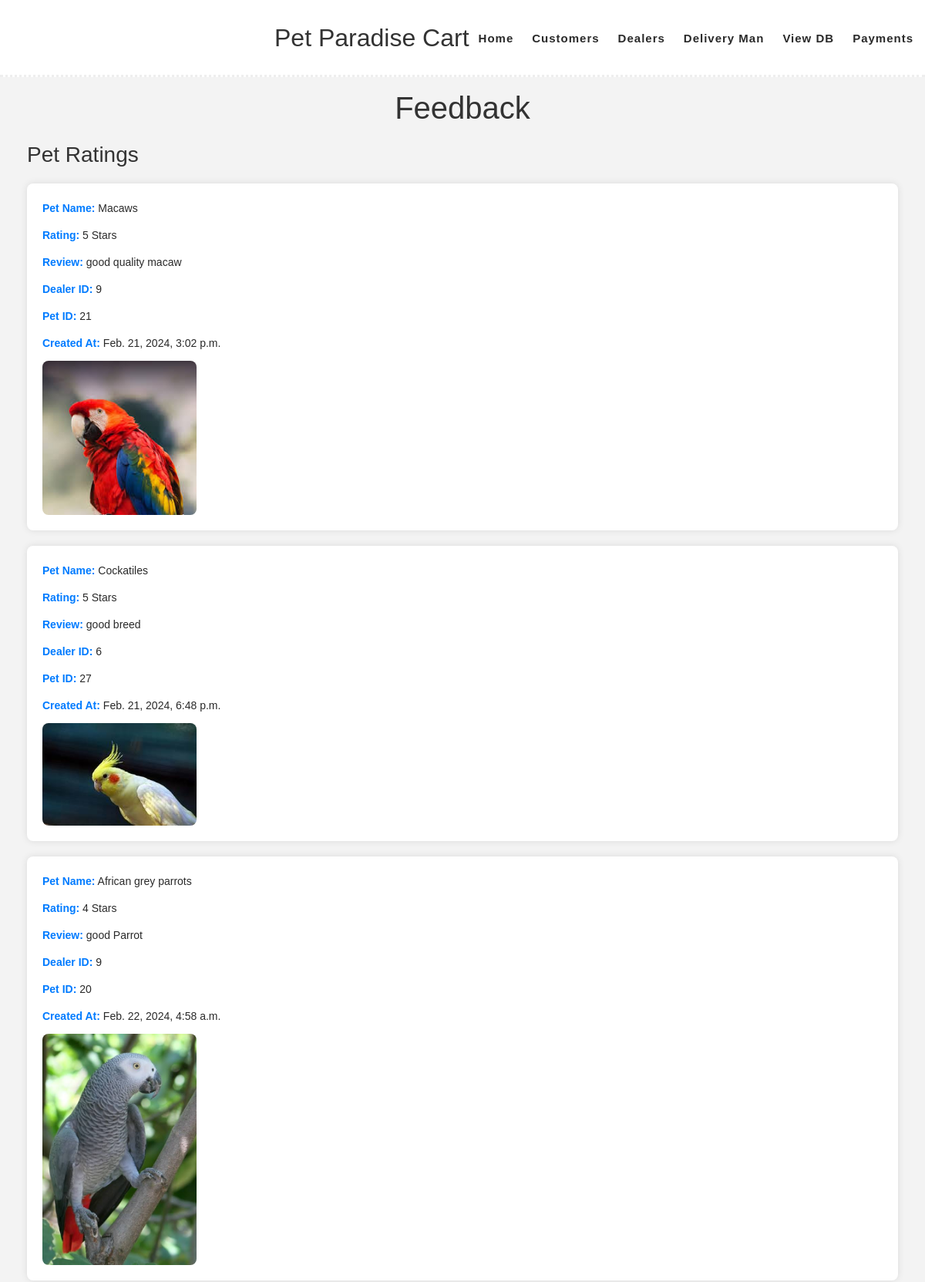
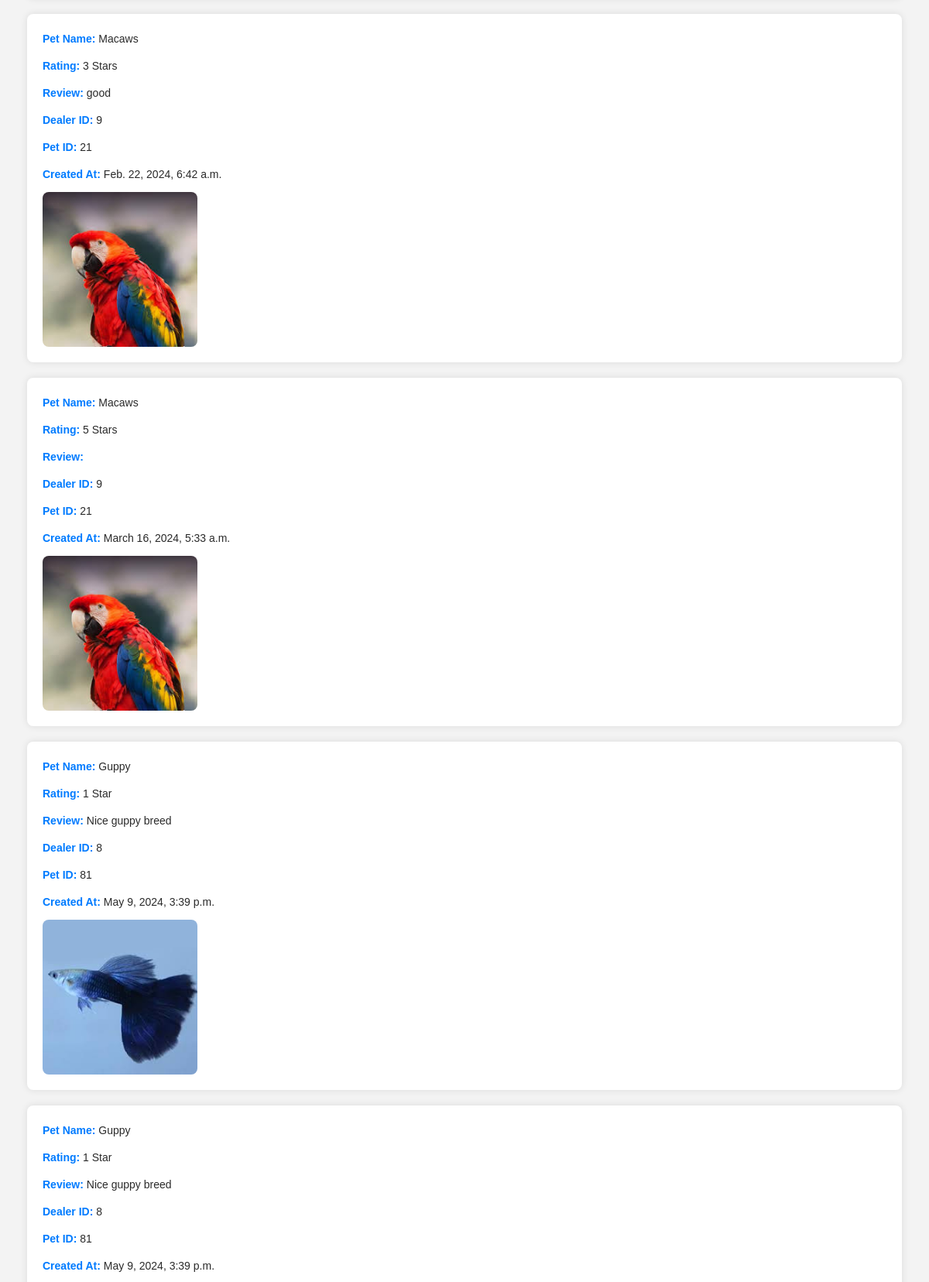
Page /Dealer_feedback/ (upper part) on the committed database (2 pictures, top to bottom).
### aapmapp/models.py (models this page shows, shortened)
class Review(models.Model):
    RATING_CHOICES = [
        (1, '1 Star'),
        (2, '2 Stars'),
        (3, '3 Stars'),
        (4, '4 Stars'),
        (5, '5 Stars'),
    ]
    dealer = models.ForeignKey(dealer, on_delete=models.CASCADE, related_name='reviews')
    pet = models.ForeignKey(Pet, on_delete=models.CASCADE, related_name='reviews')
    rating = models.IntegerField(choices=RATING_CHOICES,null=True)
    review_text = models.TextField(null=True)
    created_at = models.DateTimeField(auto_now_add=True)

class Pet(models.Model):
    dealer = models.ForeignKey(dealer, on_delete=models.CASCADE)  # Add this line to create the foreign key relationship
    CATEGORY_CHOICES = [
        ('dog', 'Dogs'),
        ('cat', 'Cats'),
        ('fish', 'Fish'),
        ('bird', 'Birds'),
    ]
    category = models.CharField(max_length=4, choices=CATEGORY_CHOICES)
    pet_breed = models.CharField(max_length=100, null=True)
    pet_age = models.CharField(max_length=10 ,null=True)
    pet_description = models.TextField(max_length=30, null=True)
    price = models.DecimalField(max_digits=10, decimal_places=2)
    quantity = models.PositiveIntegerField()
    location = models.CharField(max_length=100)
    image = models.ImageField(upload_to='pet_images/')

class dealer(AbstractUser):
    email = models.EmailField(unique=True)
    fullname = models.TextField(max_length=100, default="")
    role = models.TextField(max_length=100, default="")

### aapmapp/views.py (the view)
# urls.py: path('Dealer_feedback/', views.Dealer_feedback, name='Dealer_feedback'),
def Dealer_feedback(request):
    pet_reviews = Review.objects.all()
    aquarium_reviews = Review_Aquarium.objects.all()
    return render(request, 'Dealer_feedback.html', {'pet_reviews': pet_reviews, 'aquarium_reviews': aquarium_reviews})

### aapmapp/templates/Dealer_feedback.html (shortened to what this page needs)
{% load static %}
<!DOCTYPE html>
<html lang="en">
<head>
    <link rel="stylesheet" type="text/css" href="{% static 'aapmapp/css/bootstrap.min.css' %}">
    <link rel="stylesheet" type="text/css" href="{% static 'aapmapp/css/font-awesome.css' %}">
    <link rel="stylesheet" type="text/css" href="{% static 'aapmapp/css/project.css' %}">
    <link rel="stylesheet" type="text/css" href="{% static 'aapmapp/css/owl-carousel.css' %}">
    <link rel="stylesheet" type="text/css" href="{% static 'aapmapp/css/lightbox.css' %}">
</head>
<body>
<header class="header-area header-sticky">
    <div class="container">
        <div class="row">
            <div class="col-12">
                <nav class="main-nav">
                    <ul class="nav">
                        <h2>Pet Paradise Cart</h2><br><br><br>
                        <li class="scroll-to-section"><a href="{% url 'admin_dashboard' %}">home</a></li>
                        <li class="scroll-to-section"><a href="{% url 'customers' %}">Customers</a></li>
                        <li class="scroll-to-section"><a href="{% url 'dealers' %}">Dealers</a></li>
                        <li class="scroll-to-section"><a href="{% url 'deliveryman_list' %}">Delivery Man</a></li>
                        <li class="scroll-to-section"><a href="{% url 'adminviewitem' %}">View DB</a></li>
                        <li class="scroll-to-section"><a href="{% url 'payment_details' %}">Payments</a></li>
                    </ul>
                </nav>
            </div>
        </div>
    </div>
</header><br><br><br><br>
<div class="container">
    <h1>Feedback</h1>
    <div class="rating-section">
        <h3>Pet Ratings</h3>
        {% for review in pet_reviews %}
        <div class="rating-item">
            <p><strong>Pet Name:</strong> {{ review.pet.pet_breed }}</p>
            <p><strong>Rating:</strong> {{ review.get_rating_display }}</p>
            <p><strong>Review:</strong> {{ review.review_text }}</p>
            <p><strong>Dealer ID:</strong> {{ review.dealer.id }}</p>
            <p><strong>Pet ID:</strong> {{ review.pet.id }}</p>
            <p><strong>Created At:</strong> {{ review.created_at }}</p>
            <div class="image-container">
                <img src="{{ review.pet.image.url }}" alt="{{ review.pet.name }}">
            </div>
        </div>
        {% endfor %}
    </div>
</div>
<br><br><br><br><br><br><br>
</body>
</html>

### static/aapmapp/css/project.css (style rules this page uses)
html, body, div, span, applet, object, iframe, h1, h2, h3, h4, h5, h6, p, blockquote, div pre, a, abbr, acronym, address, big, cite, code, del, dfn, em, font, img, ins, kbd, q, s, samp, small, strike, strong, sub, sup, tt, var, b, u, i, center, dl, dt, dd, ol, ul, li, figure, header, nav, section, article, aside, footer, figcaption { margin: 0; padding: 0; border: 0; outline: 0; }
ul, li { padding: 0; margin: 0; list-style: none; }
header, nav, section, article, aside, footer, hgroup { display: block; }
* { box-sizing: border-box; }
html, body { font-family: 'Poppins', sans-serif; font-weight: 400; background-color: #fff; font-size: 16px; -ms-text-size-adjust: 100%; -webkit-font-smoothing: antialiased; -moz-osx-font-smoothing: grayscale; }
a { text-decoration: none !important; }
h1, h2, h3, h4, h5, h6 { margin-top: 0px; margin-bottom: 0px; }
ul { margin-bottom: 0px; }
p { font-size: 14px; line-height: 25px; color: #2a2a2a; }
html, body { background: #fff; font-family: 'Poppins', sans-serif; }
.header-area { border-bottom: 3px dotted #eee; box-shadow: none; background-color: #fff; position: absolute; top: 0px; left: 0px; right: 0px; z-index: 100; height: 100px; -webkit-transition: all .5s ease 0s; -moz-transition: all .5s ease 0s; -o-transition: all .5s ease 0s; transition: all .5s ease 0s; }
.header-area .main-nav { min-height: 80px; background: transparent; }
.header-area .main-nav .nav { float: right; margin-top: 30px; margin-right: 0px; background-color: transparent; -webkit-transition: all 0.3s ease 0s; -moz-transition: all 0.3s ease 0s; -o-transition: all 0.3s ease 0s; transition: all 0.3s ease 0s; position: relative; z-index: 999; }
.header-area .main-nav .nav li { padding-left: 15px; padding-right: 15px; }
.header-area .main-nav .nav li:last-child { padding-right: 0px; }
.header-area .main-nav .nav li a { display: block; font-weight: 600; font-size: 15px; color: #2a2a2a; text-transform: capitalize; -webkit-transition: all 0.3s ease 0s; -moz-transition: all 0.3s ease 0s; -o-transition: all 0.3s ease 0s; transition: all 0.3s ease 0s; height: 40px; line-height: 40px; border: transparent; letter-spacing: 1px; }
.header-area .main-nav .nav li a { color: #2a2a2a; }
.header-area.header-sticky { min-height: 80px; }
.header-area .nav { margin-top: 30px; }
@media (max-width: 1200px) { .header-area .main-nav .nav li { padding-left: 12px; padding-right: 12px; } }
@media (max-width: 1200px) { .header-area .main-nav:before { display: none; } }
@media (min-width: 767px) { .header-area .main-nav .nav { display: flex !important; } }

### aapmapp/templates/Dealer_feedback.html (style rules this page uses)
body { font-family: Arial, sans-serif; background-color: #f3f3f3; color: #333; margin: 0; padding: 20px; }
.container { max-width: 1200px; margin: 0 auto; }
.rating-section { margin-bottom: 40px; }
.rating-item { background-color: #fff; border-radius: 8px; box-shadow: 0 0 10px rgba(0, 0, 0, 0.1); padding: 20px; margin-bottom: 20px; }
.rating-item p { margin-bottom: 10px; }
.rating-item .image-container { max-width: 200px; margin-top: 10px; overflow: hidden; }
.rating-item img { width: 100%; border-radius: 8px; }
.rating-item strong { color: #007bff; }
h1 { margin-bottom: 20px; text-align: center; }
h3 { margin-bottom: 20px; }

### rows in the picture
Review: pet.pet_breed "Macaws", rating "5 Stars", review_text "good quality macaw", dealer.id "9", pet.id "21", created_at "Feb. 21, 2024, 3:02 p.m.", pet.image (picture)
Review: pet.pet_breed "Cockatiles", rating "5 Stars", review_text "good breed", dealer.id "6", pet.id "27", created_at "Feb. 21, 2024, 6:48 p.m.", pet.image (picture)
Review: pet.pet_breed "African grey parrots", rating "4 Stars", review_text "good Parrot", dealer.id "9", pet.id "20", created_at "Feb. 22, 2024, 4:58 a.m.", pet.image (picture)
Review: pet.pet_breed "Macaws", rating "3 Stars", review_text "good", dealer.id "9", pet.id "21", created_at "Feb. 22, 2024, 6:42 a.m.", pet.image (picture)
Review: pet.pet_breed "Macaws", rating "5 Stars", dealer.id "9", pet.id "21", created_at "March 16, 2024, 5:33 a.m.", pet.image (picture)
Review: pet.pet_breed "Guppy", rating "1 Star", review_text "Nice guppy breed", dealer.id "8", pet.id "81", created_at "May 9, 2024, 3:39 p.m.", pet.image (picture)
Review: pet.pet_breed "Guppy", rating "1 Star", review_text "Nice guppy breed", dealer.id "8", pet.id "81", created_at "May 9, 2024, 3:39 p.m."
